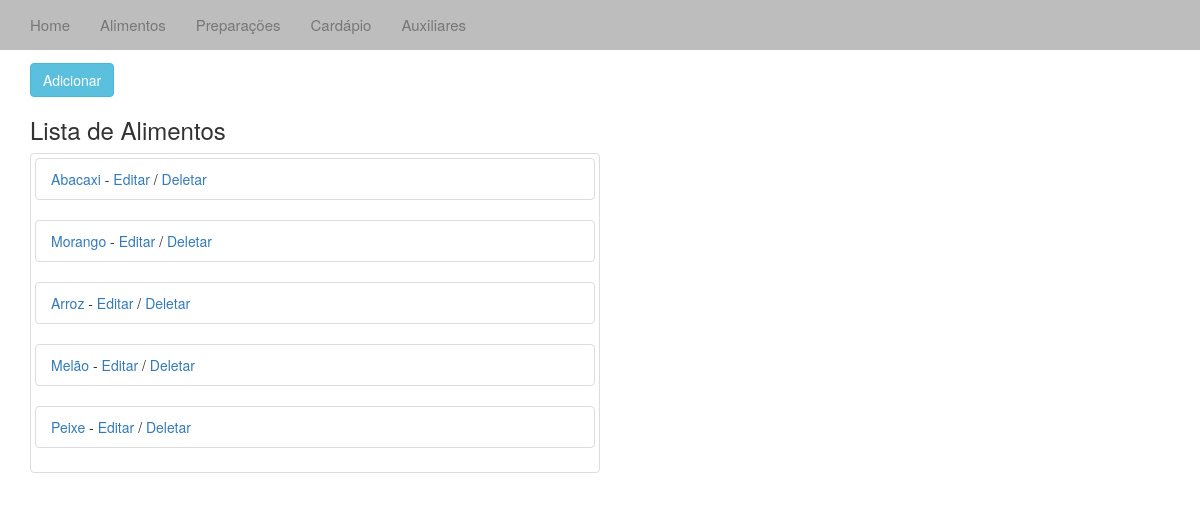
/alimentos/, run on the app's committed database.
### cardapio/models.py (models this page shows, shortened)
class Alimentos(models.Model):
	desc = models.CharField(max_length=20)
	cat_alimento = models.ForeignKey(Aux)
	cor = models.CharField(max_length=10)

### cardapio/views.py (the view)
# urls.py: url(r'^alimentos/', 'cardapio.views.alimentos', name='alimentos'),
def alimentos(request):
	al_list = Alimentos.objects.all()
	context = {'al_list':al_list}
	return render_to_response('alimentos.html', context)

### templates/alimentos.html (shortened to what this page needs)
{% extends "base.html" %}
{% block body%}
<div class="container-fluid">
	<div class="container">
			<h2>Auxiliares</h2>
			<a href="/addalimento/"><button type="button" class="btn btn-info">Adicionar</button></a>
			<h3>Lista de Alimentos</h3>
		{% if al_list %}
		<div class="thumbnail col-sm-6">
			{% for a in al_list %}
			<ul class="list-group">
			<li class="list-group-item"><a href="/veralimento/{{ a.id }}"> {{ a.desc }} </a> -
				<a href="/editalimento/{{ a.id }}"> Editar</a> /
				<a href="/deletealimento/{{ a.id }}"> Deletar </a>
			</li>
			</ul>
			{% endfor %}
		{% endif %}
	</div>
</div>
{% endblock %}

### data on the page
Alimentos: desc "Abacaxi"
Alimentos: desc "Morango"
Alimentos: desc "Arroz"
Alimentos: desc "Melão"
Alimentos: desc "Peixe"
